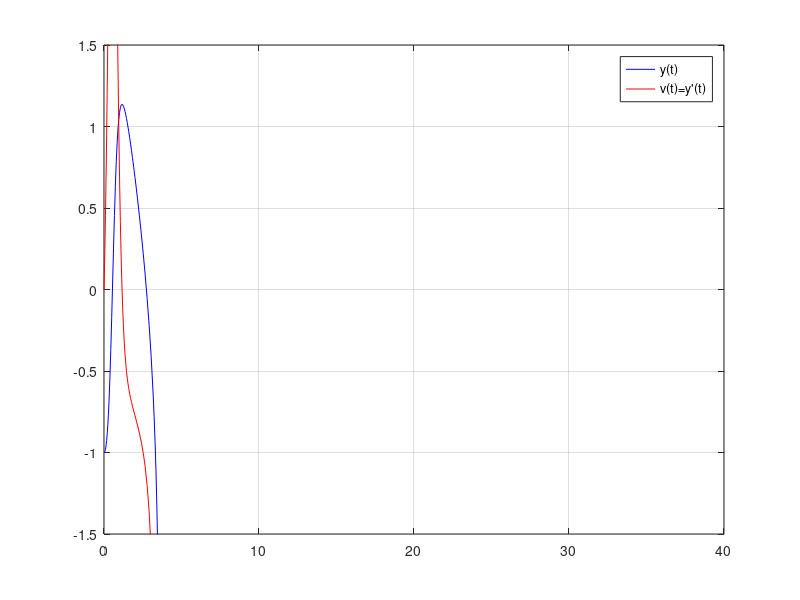
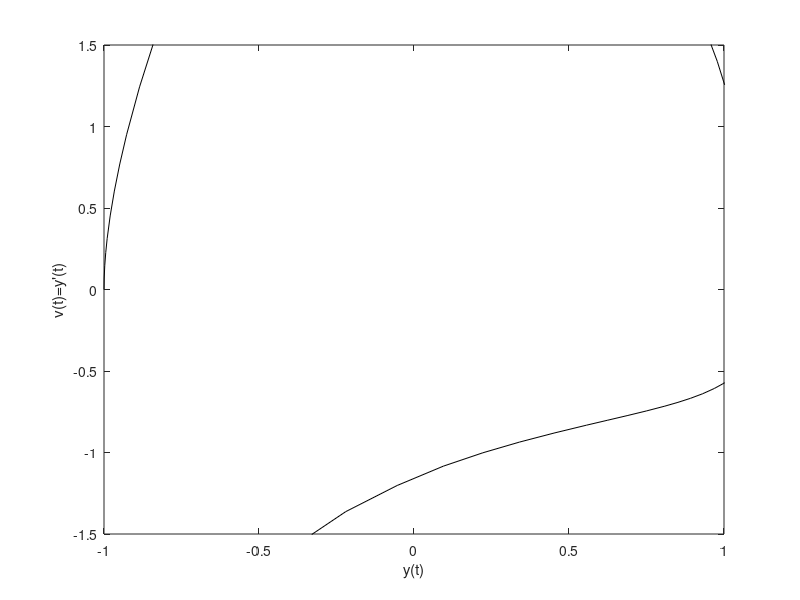

Here is the MATLAB script that generated these plots, in order:
function LAB04ex3
   t0 = 0; tf = 40; y0 = [-1;0];
   [t,Y] = ode45(@f,[t0,tf],y0);
   y = Y(:,1); v = Y(:,2);
   figure(1);
   plot(t,y,'b-',t,v,'r-')
   axis ([0 40 -1.5 1.5]); grid on; legend('y(t)','v(t)=y''(t)');
   ylim([-1.5,1.5]);
   figure(2)
   plot(y,v,'k-') 
   xlabel('y(t)'); ylabel('v(t)=y''(t)'); axis ([-1 1 -1.5 1.5]);  
   end
  %----------------------------------------------------------------------
  function dYdt = f(t,Y)
  y = Y(1); v = Y(2);
  dYdt = [v; cos(t)-4*v*y-3*y];
  end
